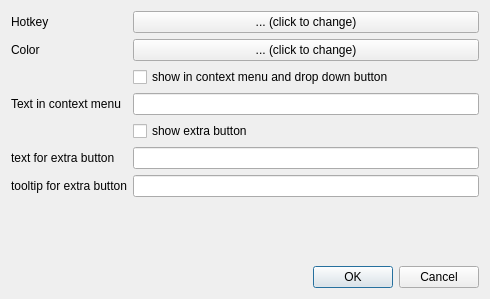
<?xml version="1.0" encoding="UTF-8"?>
<ui version="4.0">
 <class>Dialog</class>
 <widget class="QDialog" name="Dialog">
  <property name="geometry">
   <rect>
    <x>0</x>
    <y>0</y>
    <width>490</width>
    <height>299</height>
   </rect>
  </property>
  <property name="windowTitle">
   <string>Dialog</string>
  </property>
  <layout class="QGridLayout" name="gridLayout">
   <item row="0" column="0">
    <layout class="QFormLayout" name="formLayout">
     <item row="0" column="0">
      <widget class="QLabel" name="label">
       <property name="text">
        <string>Hotkey</string>
       </property>
      </widget>
     </item>
     <item row="0" column="1">
      <widget class="QPushButton" name="pb_hotkeyset">
       <property name="text">
        <string>... (click to change)</string>
       </property>
      </widget>
     </item>
     <item row="1" column="0">
      <widget class="QLabel" name="label_2">
       <property name="text">
        <string>Color</string>
       </property>
      </widget>
     </item>
     <item row="1" column="1">
      <widget class="QPushButton" name="pb_color">
       <property name="text">
        <string>... (click to change)</string>
       </property>
      </widget>
     </item>
     <item row="2" column="0">
      <widget class="QLabel" name="label_3">
       <property name="text">
        <string/>
       </property>
      </widget>
     </item>
     <item row="2" column="1">
      <widget class="QCheckBox" name="cb_contextmenu_show">
       <property name="text">
        <string>show in context menu and drop down button</string>
       </property>
      </widget>
     </item>
     <item row="3" column="0">
      <widget class="QLabel" name="label_4">
       <property name="text">
        <string>Text in context menu</string>
       </property>
      </widget>
     </item>
     <item row="3" column="1">
      <widget class="QLineEdit" name="le_contextmenu_text"/>
     </item>
     <item row="4" column="0">
      <widget class="QLabel" name="label_5">
       <property name="text">
        <string/>
       </property>
      </widget>
     </item>
     <item row="4" column="1">
      <widget class="QCheckBox" name="cb_extrabutton_show">
       <property name="text">
        <string>show extra button</string>
       </property>
      </widget>
     </item>
     <item row="5" column="0">
      <widget class="QLabel" name="label_6">
       <property name="text">
        <string>text for extra button</string>
       </property>
      </widget>
     </item>
     <item row="5" column="1">
      <widget class="QLineEdit" name="le_extrabutton_text"/>
     </item>
     <item row="6" column="0">
      <widget class="QLabel" name="label_7">
       <property name="text">
        <string>tooltip for extra button</string>
       </property>
      </widget>
     </item>
     <item row="6" column="1">
      <widget class="QLineEdit" name="le_tooltip_text"/>
     </item>
    </layout>
   </item>
   <item row="1" column="0">
    <widget class="QDialogButtonBox" name="buttonBox">
     <property name="orientation">
      <enum>Qt::Horizontal</enum>
     </property>
     <property name="standardButtons">
      <set>QDialogButtonBox::Cancel|QDialogButtonBox::Ok</set>
     </property>
    </widget>
   </item>
  </layout>
 </widget>
 <resources/>
 <connections>
  <connection>
   <sender>buttonBox</sender>
   <signal>accepted()</signal>
   <receiver>Dialog</receiver>
   <slot>accept()</slot>
   <hints>
    <hint type="sourcelabel">
     <x>248</x>
     <y>254</y>
    </hint>
    <hint type="destinationlabel">
     <x>157</x>
     <y>274</y>
    </hint>
   </hints>
  </connection>
  <connection>
   <sender>buttonBox</sender>
   <signal>rejected()</signal>
   <receiver>Dialog</receiver>
   <slot>reject()</slot>
   <hints>
    <hint type="sourcelabel">
     <x>316</x>
     <y>260</y>
    </hint>
    <hint type="destinationlabel">
     <x>286</x>
     <y>274</y>
    </hint>
   </hints>
  </connection>
 </connections>
</ui>
